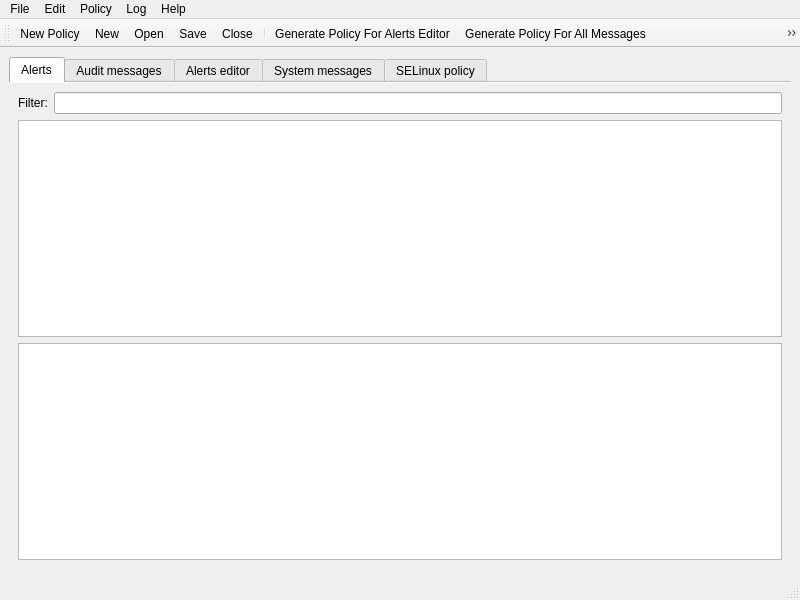
<?xml version="1.0" encoding="UTF-8"?>
<ui version="4.0">
 <class>MainWindow</class>
 <widget class="QMainWindow" name="MainWindow">
  <property name="geometry">
   <rect>
    <x>0</x>
    <y>0</y>
    <width>800</width>
    <height>600</height>
   </rect>
  </property>
  <property name="windowTitle">
   <string>User Data Defence</string>
  </property>
  <property name="windowIcon">
   <iconset resource="images.qrc">
    <normaloff>:/images/icon.png</normaloff>:/images/icon.png</iconset>
  </property>
  <widget class="QWidget" name="centralwidget">
   <layout class="QVBoxLayout" name="verticalLayout">
    <item>
     <widget class="MainTab" name="mainTab">
      <property name="autoFillBackground">
       <bool>false</bool>
      </property>
      <property name="tabShape">
       <enum>QTabWidget::Rounded</enum>
      </property>
      <property name="currentIndex">
       <number>0</number>
      </property>
      <property name="iconSize">
       <size>
        <width>22</width>
        <height>22</height>
       </size>
      </property>
      <property name="elideMode">
       <enum>Qt::ElideMiddle</enum>
      </property>
      <property name="documentMode">
       <bool>true</bool>
      </property>
      <property name="tabsClosable">
       <bool>false</bool>
      </property>
      <widget class="QWidget" name="tab_3">
       <attribute name="title">
        <string>Alerts</string>
       </attribute>
       <layout class="QVBoxLayout" name="verticalLayout_2">
        <item>
         <layout class="QHBoxLayout" name="horizontalLayout_4">
          <item>
           <widget class="QLabel" name="label">
            <property name="text">
             <string>Filter:</string>
            </property>
           </widget>
          </item>
          <item>
           <widget class="QLineEdit" name="lineEdit"/>
          </item>
         </layout>
        </item>
        <item>
         <widget class="AlertsListViewer" name="alertsListLV">
          <property name="editTriggers">
           <set>QAbstractItemView::NoEditTriggers</set>
          </property>
         </widget>
        </item>
        <item>
         <widget class="RawMessageViewer" name="rawMessageTE">
          <property name="textInteractionFlags">
           <set>Qt::TextSelectableByKeyboard|Qt::TextSelectableByMouse</set>
          </property>
         </widget>
        </item>
       </layout>
      </widget>
      <widget class="QWidget" name="tab">
       <attribute name="title">
        <string>Audit messages</string>
       </attribute>
       <layout class="QHBoxLayout" name="horizontalLayout_2">
        <item>
         <widget class="RawMessagesTextEdit" name="auditMessagesTE">
          <property name="lineWrapMode">
           <enum>QTextEdit::WidgetWidth</enum>
          </property>
          <property name="textInteractionFlags">
           <set>Qt::TextSelectableByKeyboard|Qt::TextSelectableByMouse</set>
          </property>
         </widget>
        </item>
       </layout>
      </widget>
      <widget class="QWidget" name="tab_4">
       <attribute name="title">
        <string>Alerts editor</string>
       </attribute>
       <layout class="QHBoxLayout" name="horizontalLayout">
        <item>
         <widget class="AlertsEditor" name="alertsEditorTE"/>
        </item>
       </layout>
      </widget>
      <widget class="QWidget" name="tab_5">
       <attribute name="title">
        <string>System messages</string>
       </attribute>
       <layout class="QHBoxLayout" name="horizontalLayout_5">
        <item>
         <widget class="SystemMessagesViewer" name="systemMessagesTE">
          <property name="textInteractionFlags">
           <set>Qt::TextSelectableByKeyboard|Qt::TextSelectableByMouse</set>
          </property>
         </widget>
        </item>
       </layout>
      </widget>
      <widget class="QWidget" name="tab_2">
       <attribute name="title">
        <string>SELinux policy</string>
       </attribute>
       <layout class="QHBoxLayout" name="horizontalLayout_3">
        <item>
         <widget class="GeneratedPolicyTextEdit" name="generatedPolicyTE"/>
        </item>
       </layout>
      </widget>
     </widget>
    </item>
   </layout>
  </widget>
  <widget class="QMenuBar" name="menubar">
   <property name="geometry">
    <rect>
     <x>0</x>
     <y>0</y>
     <width>800</width>
     <height>29</height>
    </rect>
   </property>
   <widget class="QMenu" name="menuFile">
    <property name="title">
     <string>File</string>
    </property>
    <addaction name="actionNewFile"/>
    <addaction name="actionNewPolicy"/>
    <addaction name="actionOpenFile"/>
    <addaction name="separator"/>
    <addaction name="actionSaveFile"/>
    <addaction name="actionSaveFileAs"/>
    <addaction name="actionSaveAll"/>
    <addaction name="separator"/>
    <addaction name="actionCloseFile"/>
    <addaction name="separator"/>
    <addaction name="actionQuit"/>
   </widget>
   <widget class="QMenu" name="menuLog">
    <property name="title">
     <string>Edit</string>
    </property>
    <addaction name="actionEditUndo"/>
    <addaction name="actionEditRedo"/>
    <addaction name="separator"/>
    <addaction name="actionEditCut"/>
    <addaction name="actionEditCopy"/>
    <addaction name="actionEditPaste"/>
    <addaction name="actionEditDelete"/>
    <addaction name="separator"/>
    <addaction name="actionFind"/>
    <addaction name="separator"/>
    <addaction name="actionEditSelectAll"/>
    <addaction name="actionClearSelection"/>
    <addaction name="separator"/>
    <addaction name="actionEditPreferences"/>
   </widget>
   <widget class="QMenu" name="menuHelp">
    <property name="title">
     <string>Help</string>
    </property>
    <addaction name="actionHelpAbout"/>
   </widget>
   <widget class="QMenu" name="menuLog_2">
    <property name="title">
     <string>Log</string>
    </property>
    <addaction name="actionClearLog"/>
   </widget>
   <widget class="QMenu" name="menuPolicy">
    <property name="title">
     <string>Policy</string>
    </property>
    <addaction name="actionGeneratePolicyEditor"/>
    <addaction name="actionGeneratePolicyAll"/>
    <addaction name="actionGeneratePolicySys"/>
   </widget>
   <addaction name="menuFile"/>
   <addaction name="menuLog"/>
   <addaction name="menuPolicy"/>
   <addaction name="menuLog_2"/>
   <addaction name="menuHelp"/>
  </widget>
  <widget class="QStatusBar" name="statusbar"/>
  <widget class="QToolBar" name="toolBar">
   <property name="windowTitle">
    <string>toolBar</string>
   </property>
   <property name="iconSize">
    <size>
     <width>32</width>
     <height>32</height>
    </size>
   </property>
   <attribute name="toolBarArea">
    <enum>TopToolBarArea</enum>
   </attribute>
   <attribute name="toolBarBreak">
    <bool>false</bool>
   </attribute>
   <addaction name="actionNewPolicy"/>
   <addaction name="actionNewFile"/>
   <addaction name="actionOpenFile"/>
   <addaction name="actionSaveFile"/>
   <addaction name="actionCloseFile"/>
   <addaction name="separator"/>
   <addaction name="actionGeneratePolicyEditor"/>
   <addaction name="actionGeneratePolicyAll"/>
   <addaction name="actionGeneratePolicySys"/>
   <addaction name="separator"/>
   <addaction name="actionAppendAlertToEditor"/>
   <addaction name="separator"/>
   <addaction name="actionClearLog"/>
  </widget>
  <action name="actionGeneratePolicyEditor">
   <property name="icon">
    <iconset resource="images.qrc">
     <normaloff>:/images/document-edit-decrypt.png</normaloff>:/images/document-edit-decrypt.png</iconset>
   </property>
   <property name="text">
    <string>Generate Policy For Alerts Editor</string>
   </property>
   <property name="toolTip">
    <string>Generate Policy For Alerts Editor</string>
   </property>
   <property name="shortcut">
    <string>Ctrl+B</string>
   </property>
  </action>
  <action name="actionQuit">
   <property name="icon">
    <iconset resource="images.qrc">
     <normaloff>:/images/system-shutdown.png</normaloff>:/images/system-shutdown.png</iconset>
   </property>
   <property name="text">
    <string>Quit</string>
   </property>
   <property name="shortcut">
    <string>Ctrl+Q</string>
   </property>
  </action>
  <action name="actionClearLog">
   <property name="icon">
    <iconset resource="images.qrc">
     <normaloff>:/images/edit-clear-history.png</normaloff>:/images/edit-clear-history.png</iconset>
   </property>
   <property name="text">
    <string>Clear</string>
   </property>
  </action>
  <action name="actionOpenFile">
   <property name="icon">
    <iconset resource="images.qrc">
     <normaloff>:/images/document-open.png</normaloff>:/images/document-open.png</iconset>
   </property>
   <property name="text">
    <string>Open</string>
   </property>
   <property name="toolTip">
    <string>Open file</string>
   </property>
   <property name="shortcut">
    <string>Ctrl+O</string>
   </property>
  </action>
  <action name="actionSaveFile">
   <property name="icon">
    <iconset resource="images.qrc">
     <normaloff>:/images/document-save.png</normaloff>:/images/document-save.png</iconset>
   </property>
   <property name="text">
    <string>Save</string>
   </property>
   <property name="toolTip">
    <string>Save file</string>
   </property>
   <property name="shortcut">
    <string>Ctrl+S</string>
   </property>
  </action>
  <action name="actionSaveAll">
   <property name="icon">
    <iconset resource="images.qrc">
     <normaloff>:/images/document-save-all.png</normaloff>:/images/document-save-all.png</iconset>
   </property>
   <property name="text">
    <string>Save all</string>
   </property>
   <property name="toolTip">
    <string>Save all files</string>
   </property>
   <property name="shortcut">
    <string>Meta+Ctrl+S</string>
   </property>
  </action>
  <action name="actionNewFile">
   <property name="icon">
    <iconset resource="images.qrc">
     <normaloff>:/images/document-new.png</normaloff>:/images/document-new.png</iconset>
   </property>
   <property name="text">
    <string>New</string>
   </property>
   <property name="toolTip">
    <string>Create new file</string>
   </property>
   <property name="shortcut">
    <string>Ctrl+N</string>
   </property>
  </action>
  <action name="actionGeneratePolicyAll">
   <property name="icon">
    <iconset resource="images.qrc">
     <normaloff>:/images/document-edit-decrypt-all.png</normaloff>:/images/document-edit-decrypt-all.png</iconset>
   </property>
   <property name="text">
    <string>Generate Policy For All Messages</string>
   </property>
   <property name="toolTip">
    <string>Generate Policy For All Messages</string>
   </property>
   <property name="shortcut">
    <string>Meta+Ctrl+B</string>
   </property>
  </action>
  <action name="actionEditRedo">
   <property name="icon">
    <iconset resource="images.qrc">
     <normaloff>:/images/edit-undo.png</normaloff>:/images/edit-undo.png</iconset>
   </property>
   <property name="text">
    <string>Redo</string>
   </property>
   <property name="shortcut">
    <string>Ctrl+Y</string>
   </property>
  </action>
  <action name="actionEditUndo">
   <property name="icon">
    <iconset resource="images.qrc">
     <normaloff>:/images/edit-redo.png</normaloff>:/images/edit-redo.png</iconset>
   </property>
   <property name="text">
    <string>Undo</string>
   </property>
   <property name="shortcut">
    <string>Ctrl+Z</string>
   </property>
  </action>
  <action name="actionEditCut">
   <property name="icon">
    <iconset resource="images.qrc">
     <normaloff>:/images/edit-cut.png</normaloff>:/images/edit-cut.png</iconset>
   </property>
   <property name="text">
    <string>Cut</string>
   </property>
   <property name="shortcut">
    <string>Ctrl+X</string>
   </property>
  </action>
  <action name="actionEditCopy">
   <property name="icon">
    <iconset resource="images.qrc">
     <normaloff>:/images/edit-copy.png</normaloff>:/images/edit-copy.png</iconset>
   </property>
   <property name="text">
    <string>Copy</string>
   </property>
   <property name="shortcut">
    <string>Ctrl+C</string>
   </property>
  </action>
  <action name="actionEditPaste">
   <property name="icon">
    <iconset resource="images.qrc">
     <normaloff>:/images/edit-paste.png</normaloff>:/images/edit-paste.png</iconset>
   </property>
   <property name="text">
    <string>Paste</string>
   </property>
   <property name="shortcut">
    <string>Ctrl+V</string>
   </property>
  </action>
  <action name="actionEditDelete">
   <property name="icon">
    <iconset resource="images.qrc">
     <normaloff>:/images/edit-delete.png</normaloff>:/images/edit-delete.png</iconset>
   </property>
   <property name="text">
    <string>Delete</string>
   </property>
   <property name="shortcut">
    <string>Del</string>
   </property>
  </action>
  <action name="actionCloseFile">
   <property name="icon">
    <iconset resource="images.qrc">
     <normaloff>:/images/document-close.png</normaloff>:/images/document-close.png</iconset>
   </property>
   <property name="text">
    <string>Close</string>
   </property>
   <property name="shortcut">
    <string>Ctrl+W</string>
   </property>
  </action>
  <action name="actionEditSelectAll">
   <property name="icon">
    <iconset resource="images.qrc">
     <normaloff>:/images/edit-select-all.png</normaloff>:/images/edit-select-all.png</iconset>
   </property>
   <property name="text">
    <string>Select All</string>
   </property>
   <property name="shortcut">
    <string>Ctrl+A</string>
   </property>
  </action>
  <action name="actionAppendAlertToEditor">
   <property name="icon">
    <iconset resource="images.qrc">
     <normaloff>:/images/document-export-table.png</normaloff>:/images/document-export-table.png</iconset>
   </property>
   <property name="text">
    <string>Append Alert To Editor</string>
   </property>
   <property name="shortcut">
    <string>Ctrl+E</string>
   </property>
  </action>
  <action name="actionGeneratePolicySys">
   <property name="icon">
    <iconset resource="images.qrc">
     <normaloff>:/images/document-edit-decrypt-sys.png</normaloff>:/images/document-edit-decrypt-sys.png</iconset>
   </property>
   <property name="text">
    <string>Generate Policy For /var/log/messages</string>
   </property>
  </action>
  <action name="actionHelpAbout">
   <property name="icon">
    <iconset resource="images.qrc">
     <normaloff>:/images/logo2.png</normaloff>:/images/logo2.png</iconset>
   </property>
   <property name="text">
    <string>About</string>
   </property>
  </action>
  <action name="actionSaveFileAs">
   <property name="icon">
    <iconset resource="images.qrc">
     <normaloff>:/images/document-save-as.png</normaloff>:/images/document-save-as.png</iconset>
   </property>
   <property name="text">
    <string>Save As..</string>
   </property>
  </action>
  <action name="actionEditPreferences">
   <property name="icon">
    <iconset resource="images.qrc">
     <normaloff>:/images/configure.png</normaloff>:/images/configure.png</iconset>
   </property>
   <property name="text">
    <string>Preferences</string>
   </property>
  </action>
  <action name="actionFind">
   <property name="icon">
    <iconset resource="images.qrc">
     <normaloff>:/images/edit-find.png</normaloff>:/images/edit-find.png</iconset>
   </property>
   <property name="text">
    <string>Find</string>
   </property>
   <property name="toolTip">
    <string>Find text</string>
   </property>
   <property name="shortcut">
    <string>Ctrl+F</string>
   </property>
  </action>
  <action name="actionClearSelection">
   <property name="icon">
    <iconset resource="images.qrc">
     <normaloff>:/images/edit-clear-list.png</normaloff>:/images/edit-clear-list.png</iconset>
   </property>
   <property name="text">
    <string>Clear selection</string>
   </property>
   <property name="shortcut">
    <string>Meta+Ctrl+A</string>
   </property>
  </action>
  <action name="actionNewPolicy">
   <property name="icon">
    <iconset resource="images.qrc">
     <normaloff>:/images/project-development-new-template.png</normaloff>:/images/project-development-new-template.png</iconset>
   </property>
   <property name="text">
    <string>New Policy</string>
   </property>
  </action>
 </widget>
 <customwidgets>
  <customwidget>
   <class>RawMessagesTextEdit</class>
   <extends>QTextEdit</extends>
   <header>RawMessagesTextEdit.h</header>
   <slots>
    <slot>clearLogST()</slot>
   </slots>
  </customwidget>
  <customwidget>
   <class>GeneratedPolicyTextEdit</class>
   <extends>QTextEdit</extends>
   <header>GeneratedPolicyTextEdit.h</header>
   <slots>
    <slot>clearLogST()</slot>
    <slot>generatePolicyAllST()</slot>
    <slot>generatePolicyEditorST()</slot>
    <slot>generatePolicySystemST()</slot>
   </slots>
  </customwidget>
  <customwidget>
   <class>AlertsListViewer</class>
   <extends>QListView</extends>
   <header>AlertsListViewer.h</header>
   <slots>
    <signal>messagesSelected(QModelIndexList)</signal>
    <slot>filterChangedST(QString)</slot>
   </slots>
  </customwidget>
  <customwidget>
   <class>RawMessageViewer</class>
   <extends>QTextEdit</extends>
   <header>RawMessageViewer.h</header>
   <slots>
    <signal>messageNeedAppending(QString)</signal>
    <slot>clearLogST()</slot>
    <slot>appendMessageST()</slot>
    <slot>messagesSelectedST(QModelIndexList)</slot>
   </slots>
  </customwidget>
  <customwidget>
   <class>AlertsEditor</class>
   <extends>QTextEdit</extends>
   <header>AlertsEditor.h</header>
   <slots>
    <slot>appendMessageST(QString)</slot>
   </slots>
  </customwidget>
  <customwidget>
   <class>MainTab</class>
   <extends>QTabWidget</extends>
   <header>MainTab.h</header>
   <container>1</container>
   <slots>
    <slot>newFileST()</slot>
    <slot>openFileST()</slot>
    <slot>saveFileST()</slot>
    <slot>closeFileST()</slot>
    <slot>saveAllFilesST()</slot>
    <slot>saveFileAsST()</slot>
    <slot>editUndoST()</slot>
    <slot>editRedoST()</slot>
    <slot>editCopyST()</slot>
    <slot>editPasteST()</slot>
    <slot>editDeleteST()</slot>
    <slot>editSelectAllST()</slot>
    <slot>editCutST()</slot>
    <slot>showFindDialogST()</slot>
    <slot>editClearSelectionST()</slot>
    <slot>createPolicyST()</slot>
    <slot>showAboutDialogST()</slot>
   </slots>
  </customwidget>
  <customwidget>
   <class>SystemMessagesViewer</class>
   <extends>QTextEdit</extends>
   <header>SystemMessagesViewer.h</header>
  </customwidget>
 </customwidgets>
 <resources>
  <include location="images.qrc"/>
 </resources>
 <connections>
  <connection>
   <sender>actionQuit</sender>
   <signal>triggered()</signal>
   <receiver>MainWindow</receiver>
   <slot>quitST()</slot>
   <hints>
    <hint type="sourcelabel">
     <x>-1</x>
     <y>-1</y>
    </hint>
    <hint type="destinationlabel">
     <x>399</x>
     <y>299</y>
    </hint>
   </hints>
  </connection>
  <connection>
   <sender>actionClearLog</sender>
   <signal>triggered()</signal>
   <receiver>MainWindow</receiver>
   <slot>clearLogST()</slot>
   <hints>
    <hint type="sourcelabel">
     <x>-1</x>
     <y>-1</y>
    </hint>
    <hint type="destinationlabel">
     <x>399</x>
     <y>299</y>
    </hint>
   </hints>
  </connection>
  <connection>
   <sender>actionClearLog</sender>
   <signal>triggered()</signal>
   <receiver>auditMessagesTE</receiver>
   <slot>clearLogST()</slot>
   <hints>
    <hint type="sourcelabel">
     <x>-1</x>
     <y>-1</y>
    </hint>
    <hint type="destinationlabel">
     <x>103</x>
     <y>127</y>
    </hint>
   </hints>
  </connection>
  <connection>
   <sender>actionClearLog</sender>
   <signal>triggered()</signal>
   <receiver>generatedPolicyTE</receiver>
   <slot>clearLogST()</slot>
   <hints>
    <hint type="sourcelabel">
     <x>-1</x>
     <y>-1</y>
    </hint>
    <hint type="destinationlabel">
     <x>103</x>
     <y>127</y>
    </hint>
   </hints>
  </connection>
  <connection>
   <sender>lineEdit</sender>
   <signal>textChanged(QString)</signal>
   <receiver>alertsListLV</receiver>
   <slot>filterChangedST(QString)</slot>
   <hints>
    <hint type="sourcelabel">
     <x>295</x>
     <y>121</y>
    </hint>
    <hint type="destinationlabel">
     <x>331</x>
     <y>277</y>
    </hint>
   </hints>
  </connection>
  <connection>
   <sender>actionGeneratePolicyAll</sender>
   <signal>triggered()</signal>
   <receiver>generatedPolicyTE</receiver>
   <slot>generatePolicyAllST()</slot>
   <hints>
    <hint type="sourcelabel">
     <x>-1</x>
     <y>-1</y>
    </hint>
    <hint type="destinationlabel">
     <x>399</x>
     <y>333</y>
    </hint>
   </hints>
  </connection>
  <connection>
   <sender>actionGeneratePolicyEditor</sender>
   <signal>triggered()</signal>
   <receiver>generatedPolicyTE</receiver>
   <slot>generatePolicyEditorST()</slot>
   <hints>
    <hint type="sourcelabel">
     <x>-1</x>
     <y>-1</y>
    </hint>
    <hint type="destinationlabel">
     <x>399</x>
     <y>333</y>
    </hint>
   </hints>
  </connection>
  <connection>
   <sender>actionGeneratePolicySys</sender>
   <signal>triggered()</signal>
   <receiver>generatedPolicyTE</receiver>
   <slot>generatePolicySystemST()</slot>
   <hints>
    <hint type="sourcelabel">
     <x>-1</x>
     <y>-1</y>
    </hint>
    <hint type="destinationlabel">
     <x>399</x>
     <y>333</y>
    </hint>
   </hints>
  </connection>
  <connection>
   <sender>actionClearLog</sender>
   <signal>triggered()</signal>
   <receiver>rawMessageTE</receiver>
   <slot>clearLogST()</slot>
   <hints>
    <hint type="sourcelabel">
     <x>-1</x>
     <y>-1</y>
    </hint>
    <hint type="destinationlabel">
     <x>399</x>
     <y>457</y>
    </hint>
   </hints>
  </connection>
  <connection>
   <sender>rawMessageTE</sender>
   <signal>messageNeedAppending(QString)</signal>
   <receiver>alertsEditorTE</receiver>
   <slot>appendMessageST(QString)</slot>
   <hints>
    <hint type="sourcelabel">
     <x>399</x>
     <y>457</y>
    </hint>
    <hint type="destinationlabel">
     <x>399</x>
     <y>333</y>
    </hint>
   </hints>
  </connection>
  <connection>
   <sender>actionAppendAlertToEditor</sender>
   <signal>triggered()</signal>
   <receiver>rawMessageTE</receiver>
   <slot>appendMessageST()</slot>
   <hints>
    <hint type="sourcelabel">
     <x>-1</x>
     <y>-1</y>
    </hint>
    <hint type="destinationlabel">
     <x>399</x>
     <y>457</y>
    </hint>
   </hints>
  </connection>
  <connection>
   <sender>actionNewFile</sender>
   <signal>triggered()</signal>
   <receiver>mainTab</receiver>
   <slot>newFileST()</slot>
   <hints>
    <hint type="sourcelabel">
     <x>-1</x>
     <y>-1</y>
    </hint>
    <hint type="destinationlabel">
     <x>399</x>
     <y>321</y>
    </hint>
   </hints>
  </connection>
  <connection>
   <sender>actionOpenFile</sender>
   <signal>triggered()</signal>
   <receiver>mainTab</receiver>
   <slot>openFileST()</slot>
   <hints>
    <hint type="sourcelabel">
     <x>-1</x>
     <y>-1</y>
    </hint>
    <hint type="destinationlabel">
     <x>399</x>
     <y>321</y>
    </hint>
   </hints>
  </connection>
  <connection>
   <sender>actionCloseFile</sender>
   <signal>triggered()</signal>
   <receiver>mainTab</receiver>
   <slot>closeFileST()</slot>
   <hints>
    <hint type="sourcelabel">
     <x>-1</x>
     <y>-1</y>
    </hint>
    <hint type="destinationlabel">
     <x>399</x>
     <y>321</y>
    </hint>
   </hints>
  </connection>
  <connection>
   <sender>actionSaveFile</sender>
   <signal>triggered()</signal>
   <receiver>mainTab</receiver>
   <slot>saveFileST()</slot>
   <hints>
    <hint type="sourcelabel">
     <x>-1</x>
     <y>-1</y>
    </hint>
    <hint type="destinationlabel">
     <x>399</x>
     <y>321</y>
    </hint>
   </hints>
  </connection>
  <connection>
   <sender>actionSaveAll</sender>
   <signal>triggered()</signal>
   <receiver>mainTab</receiver>
   <slot>saveAllFilesST()</slot>
   <hints>
    <hint type="sourcelabel">
     <x>-1</x>
     <y>-1</y>
    </hint>
    <hint type="destinationlabel">
     <x>399</x>
     <y>321</y>
    </hint>
   </hints>
  </connection>
  <connection>
   <sender>actionSaveFileAs</sender>
   <signal>triggered()</signal>
   <receiver>mainTab</receiver>
   <slot>saveFileAsST()</slot>
   <hints>
    <hint type="sourcelabel">
     <x>-1</x>
     <y>-1</y>
    </hint>
    <hint type="destinationlabel">
     <x>399</x>
     <y>321</y>
    </hint>
   </hints>
  </connection>
  <connection>
   <sender>actionEditCopy</sender>
   <signal>triggered()</signal>
   <receiver>mainTab</receiver>
   <slot>editCopyST()</slot>
   <hints>
    <hint type="sourcelabel">
     <x>-1</x>
     <y>-1</y>
    </hint>
    <hint type="destinationlabel">
     <x>399</x>
     <y>321</y>
    </hint>
   </hints>
  </connection>
  <connection>
   <sender>actionEditPaste</sender>
   <signal>triggered()</signal>
   <receiver>mainTab</receiver>
   <slot>editPasteST()</slot>
   <hints>
    <hint type="sourcelabel">
     <x>-1</x>
     <y>-1</y>
    </hint>
    <hint type="destinationlabel">
     <x>399</x>
     <y>321</y>
    </hint>
   </hints>
  </connection>
  <connection>
   <sender>actionEditCut</sender>
   <signal>triggered()</signal>
   <receiver>mainTab</receiver>
   <slot>editCutST()</slot>
   <hints>
    <hint type="sourcelabel">
     <x>-1</x>
     <y>-1</y>
    </hint>
    <hint type="destinationlabel">
     <x>399</x>
     <y>321</y>
    </hint>
   </hints>
  </connection>
  <connection>
   <sender>actionEditDelete</sender>
   <signal>triggered()</signal>
   <receiver>mainTab</receiver>
   <slot>editDeleteST()</slot>
   <hints>
    <hint type="sourcelabel">
     <x>-1</x>
     <y>-1</y>
    </hint>
    <hint type="destinationlabel">
     <x>399</x>
     <y>321</y>
    </hint>
   </hints>
  </connection>
  <connection>
   <sender>actionEditSelectAll</sender>
   <signal>triggered()</signal>
   <receiver>mainTab</receiver>
   <slot>editSelectAllST()</slot>
   <hints>
    <hint type="sourcelabel">
     <x>-1</x>
     <y>-1</y>
    </hint>
    <hint type="destinationlabel">
     <x>399</x>
     <y>321</y>
    </hint>
   </hints>
  </connection>
  <connection>
   <sender>actionEditUndo</sender>
   <signal>triggered()</signal>
   <receiver>mainTab</receiver>
   <slot>editUndoST()</slot>
   <hints>
    <hint type="sourcelabel">
     <x>-1</x>
     <y>-1</y>
    </hint>
    <hint type="destinationlabel">
     <x>399</x>
     <y>321</y>
    </hint>
   </hints>
  </connection>
  <connection>
   <sender>actionEditRedo</sender>
   <signal>triggered()</signal>
   <receiver>mainTab</receiver>
   <slot>editRedoST()</slot>
   <hints>
    <hint type="sourcelabel">
     <x>-1</x>
     <y>-1</y>
    </hint>
    <hint type="destinationlabel">
     <x>399</x>
     <y>321</y>
    </hint>
   </hints>
  </connection>
  <connection>
   <sender>actionEditPreferences</sender>
   <signal>triggered()</signal>
   <receiver>MainWindow</receiver>
   <slot>editPreferencesST()</slot>
   <hints>
    <hint type="sourcelabel">
     <x>-1</x>
     <y>-1</y>
    </hint>
    <hint type="destinationlabel">
     <x>399</x>
     <y>299</y>
    </hint>
   </hints>
  </connection>
  <connection>
   <sender>actionFind</sender>
   <signal>triggered()</signal>
   <receiver>mainTab</receiver>
   <slot>showFindDialogST()</slot>
   <hints>
    <hint type="sourcelabel">
     <x>-1</x>
     <y>-1</y>
    </hint>
    <hint type="destinationlabel">
     <x>399</x>
     <y>321</y>
    </hint>
   </hints>
  </connection>
  <connection>
   <sender>alertsListLV</sender>
   <signal>messagesSelected(QModelIndexList)</signal>
   <receiver>rawMessageTE</receiver>
   <slot>messagesSelectedST(QModelIndexList)</slot>
   <hints>
    <hint type="sourcelabel">
     <x>257</x>
     <y>294</y>
    </hint>
    <hint type="destinationlabel">
     <x>252</x>
     <y>432</y>
    </hint>
   </hints>
  </connection>
  <connection>
   <sender>actionClearSelection</sender>
   <signal>triggered()</signal>
   <receiver>mainTab</receiver>
   <slot>editClearSelectionST()</slot>
   <hints>
    <hint type="sourcelabel">
     <x>-1</x>
     <y>-1</y>
    </hint>
    <hint type="destinationlabel">
     <x>399</x>
     <y>321</y>
    </hint>
   </hints>
  </connection>
  <connection>
   <sender>actionNewPolicy</sender>
   <signal>triggered()</signal>
   <receiver>mainTab</receiver>
   <slot>createPolicyST()</slot>
   <hints>
    <hint type="sourcelabel">
     <x>-1</x>
     <y>-1</y>
    </hint>
    <hint type="destinationlabel">
     <x>399</x>
     <y>321</y>
    </hint>
   </hints>
  </connection>
  <connection>
   <sender>actionHelpAbout</sender>
   <signal>triggered()</signal>
   <receiver>mainTab</receiver>
   <slot>showAboutDialogST()</slot>
   <hints>
    <hint type="sourcelabel">
     <x>-1</x>
     <y>-1</y>
    </hint>
    <hint type="destinationlabel">
     <x>399</x>
     <y>321</y>
    </hint>
   </hints>
  </connection>
 </connections>
 <slots>
  <signal>logCleared()</signal>
  <slot>quitST()</slot>
  <slot>clearLogST()</slot>
  <slot>editPreferencesST()</slot>
 </slots>
</ui>
